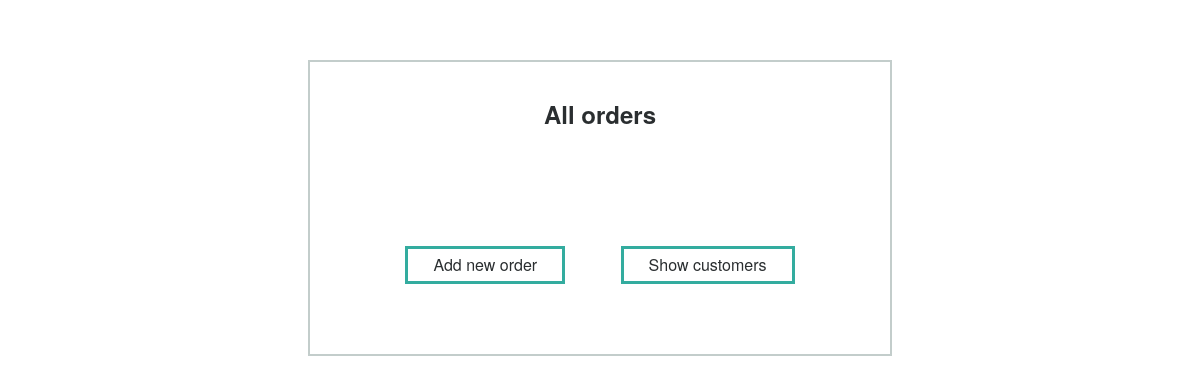
The page /customers/2/orders on the database as committed earlier.
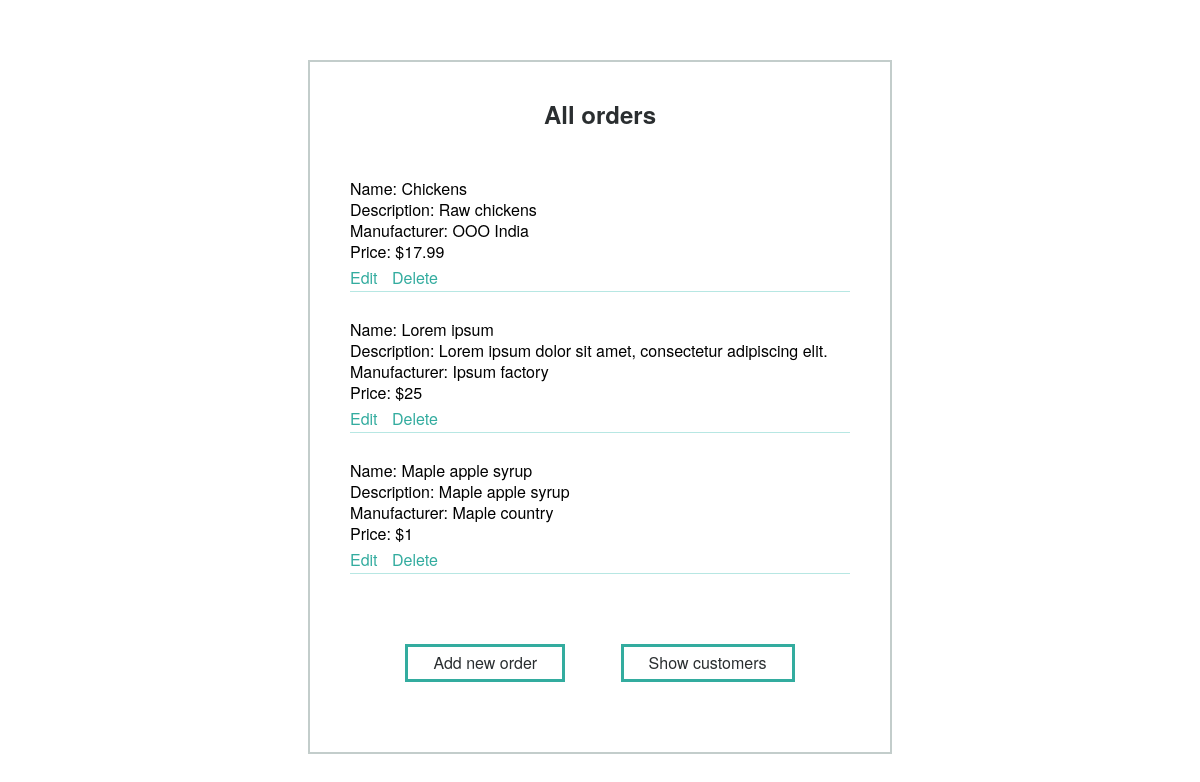
The same page on the database as committed later.
### database_setup.py (models this page shows)
class Order(Base):
    __tablename__ = 'order'
    id = Column(Integer, primary_key=True)
    name = Column(String(100), nullable=False)
    description = Column(String(200))
    manufacturer = Column(String(80))
    price = Column(String(10))
    customer_id = Column(Integer, ForeignKey('customer.id'))
    customer = relationship(Customer)

### views.py (the view)
@app.route('/customers/<int:customer_id>', methods=['GET'])
@app.route('/customers/<int:customer_id>/orders', methods=['GET'])
def show_orders(customer_id):
    try:
        orders = session.query(Order).filter_by(customer_id=customer_id)
        return render_template('orders/index.html', orders=orders, customer_id=customer_id)
    except exc.SQLAlchemyError:
        print "Orders of this customer can't be found, database error"

### templates/orders/index.html
{% extends 'base.html' %}
{% block content %}
    <div class="container">
        <h1 class="title">All orders</h1>
        <ul class="list">
            {% for i in orders %}
                <li class="list__item">
                {% if (i.name) %}
                    <p>Name: {{ i.name }}</p>
                {% endif %}
                {% if (i.description) %}
                    <p>Description: {{ i.description }}</p>
                {% endif %}
                {% if (i.manufacturer) %}
                    <p>Manufacturer: {{ i.manufacturer }}</p>
                {% endif %}
                {% if (i.price) %}
                    <p>Price: {{ i.price }}</p>
                {% endif %}
                    <div class="list__item-link-container">
                        <a href="{{ url_for('edit_order', customer_id=customer_id, order_id=i.id) }}"
                           class="list__item-link link">Edit</a>
                        <a href="{{ url_for('delete_order', customer_id=customer_id, order_id=i.id) }}"
                           class="list__item-link link">Delete</a>
                    </div>
                </li>
            {% endfor %}
        </ul>
        <div class="button__container">
            <a href="{{ url_for('create_new_order', customer_id=customer_id) }}" class="button">Add new order</a>
            <a href="{{ url_for('show_customers') }}" class="button">Show customers</a>
        </div>
    </div>
{% endblock %}}

### templates/base.html (shortened to what this page needs)
<html>
<head>
    <link rel="stylesheet" type="text/css" href="{{ url_for('static', filename='styles.css') }}">
</head>
<body>
<div class="wrapper">
    {% block content %}
    {% endblock %}
</div>
</body>
</html>

### static/styles.css (style rules this page uses)
* { margin: 0; padding: 0; border: 0; font-size: 100%; }
html, body { height: 100%; line-height: 1; font-family: "Helvetica Neue", sans-serif; }
a { color: #000; text-decoration: none; }
ul, ol { list-style: none; }
body { font-size: 100%; }
.wrapper { height: 100%; padding: 10px 0; }
.link { color: #33AC9F; transition: color 0.5s ease; }
.container { overflow: hidden; position: relative; width: 500px; margin: 50px auto; padding: 40px; border: 2px solid rgba(136, 156, 152, 0.5); }
.title { text-align: center; font-size: 24px; color: #2A2E30; }
.button { padding: 8px 25px; margin-top: 20px; border: 3px solid #33AC9F; transition: background-color 0.5s ease, color 0.5s ease; color: #2A2E30; }
.button__container { display: flex; justify-content: space-evenly; flex-direction: row; flex-wrap: wrap; margin-bottom: 30px; }
.list { padding: 50px 0; }
.list__item { padding-bottom: 5px; border-bottom: 1px solid rgba(113, 207, 199, 0.5); }
.list__item:nth-child(n+2) { margin-top: 30px; }
.list__item-link-container { margin-top: 10px; }
.list__item-link:nth-child(n+2) { margin-left: 10px; }
.list__item p { margin-top: 5px; }

Rows that differ between the two databases and show on the page:
added Order: name "Chickens", description "Raw chickens", manufacturer "OOO India", price "$17.99"
added Order: name "Lorem ipsum", description "Lorem ipsum dolor sit amet, consectetur adipiscing elit.", manufacturer "Ipsum factory", price "$25"
added Order: name "Maple apple syrup", description "Maple apple syrup", manufacturer "Maple country", price "$1"
